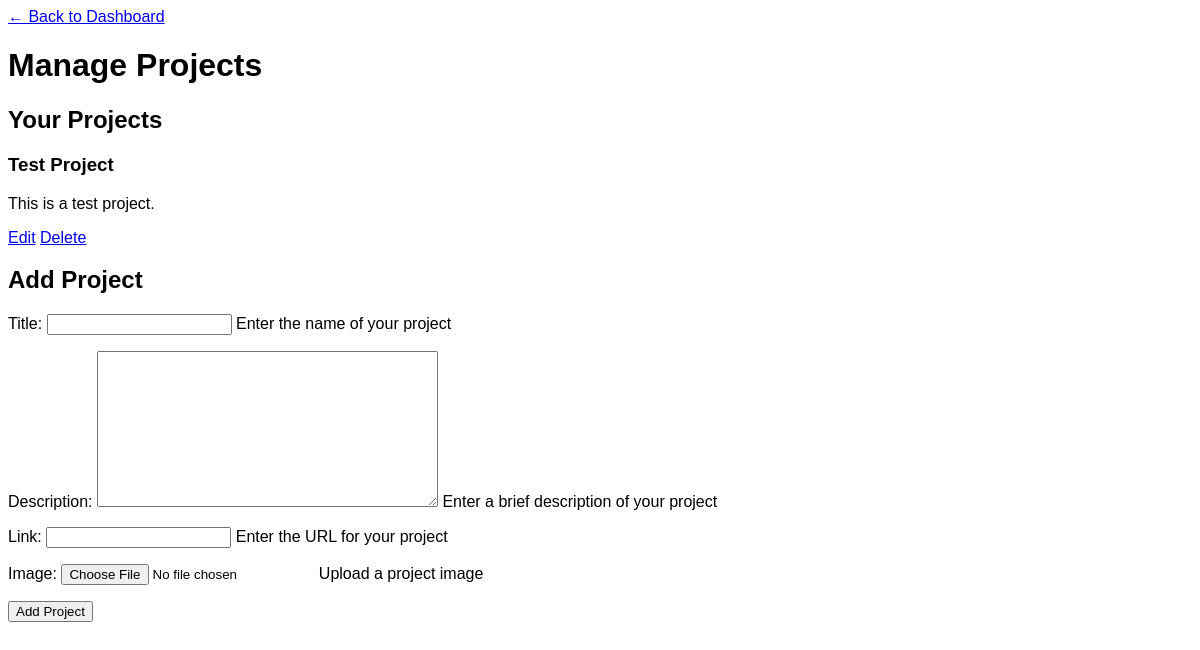
Before: /dashboard/projects/ (signed in) with the older database file.
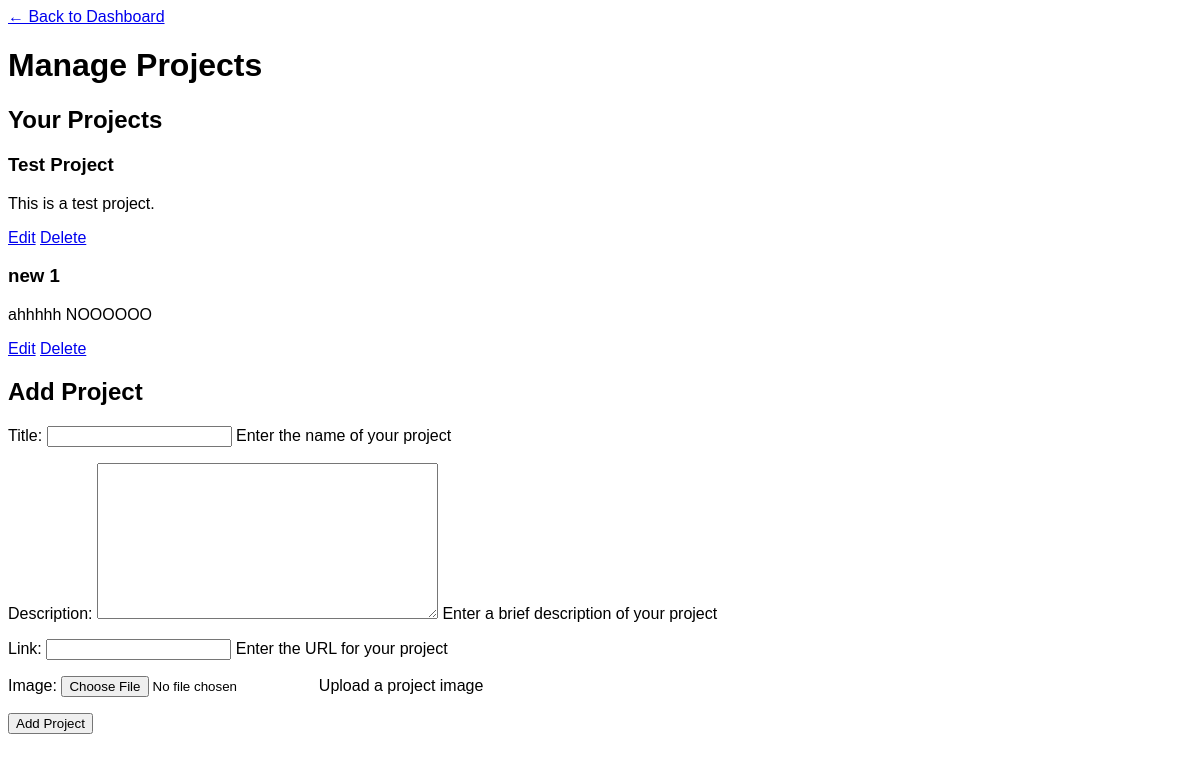
After: the same page with the newer database file.
### builder/models.py (models this page shows)
class Project(models.Model):
    user = models.ForeignKey(
    User,
    on_delete=models.CASCADE
    )
    title = models.CharField(
        max_length=200,
        help_text="Enter the name of your project"
    )
    description = models.TextField(
        max_length=500,
        blank=True,
        help_text="Enter a brief description of your project"
    )
    link = models.URLField(
        help_text="Enter the URL for your project"
    )
    image = models.ImageField(
        upload_to='project_images/',
        blank=True,
        help_text="Upload a project image"
    )

### builder/views.py (the view)
# urls.py: path("dashboard/projects/", views.manage_projects, name="manage_projects"),
@login_required
def manage_projects(request):
    projects = Project.objects.filter(user=request.user)
    if request.method == "POST":
        form = ProjectForm(request.POST, request.FILES)
        if form.is_valid():
            project = form.save(commit=False)
            project.user = request.user
            project.save()
            return redirect("manage_projects")
    else:
        form = ProjectForm()
    return render(
        request,
        "manage_projects.html",
        {
            "projects": projects,
            "form": form,
        },
    )

### builder/forms.py
class ProjectForm(forms.ModelForm):
    class Meta:
        model = Project
        fields = [
            'title',
            'description',
            'link',
            'image',
        ]

### builder/templates/manage_projects.html (shortened to what this page needs)
{% extends "base.html" %}
{% block content %}
<a href="{% url 'dashboard' %}">← Back to Dashboard</a>
<h1>Manage Projects</h1>
<h2>Your Projects</h2>
{% for project in projects %}
    <h3>{{ project.title }}</h3>
    <p>{{ project.description }}</p>
    <a href="{% url 'edit_project' project_id=project.id %}">Edit</a>
    <a href="{% url 'delete_project' project_id=project.id %}">Delete</a>
{% empty %}
    <p>You haven't added any projects yet.</p>
{% endfor %}
<h2>Add Project</h2>
<form method="POST" enctype="multipart/form-data">
    {{ form.as_p }}
    <button type="submit">Add Project</button>
</form>
{% endblock %}

Changed rows visible on the page:
added Project: title "new 1", description "ahhhhh NOOOOOO"
